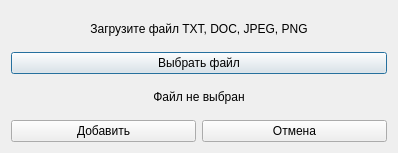
<?xml version="1.0" encoding="UTF-8"?>
<ui version="4.0">
 <class>Dialog</class>
 <widget class="QDialog" name="Dialog">
  <property name="geometry">
   <rect>
    <x>0</x>
    <y>0</y>
    <width>398</width>
    <height>153</height>
   </rect>
  </property>
  <property name="windowTitle">
   <string>Добавить конспект</string>
  </property>
  <layout class="QVBoxLayout" name="verticalLayout">
   <item>
    <widget class="QLabel" name="label">
     <property name="layoutDirection">
      <enum>Qt::RightToLeft</enum>
     </property>
     <property name="text">
      <string>Загрузите файл TXT, DOC, JPEG, PNG</string>
     </property>
     <property name="alignment">
      <set>Qt::AlignCenter</set>
     </property>
     <property name="wordWrap">
      <bool>false</bool>
     </property>
     <property name="margin">
      <number>10</number>
     </property>
    </widget>
   </item>
   <item>
    <widget class="QPushButton" name="pushButton">
     <property name="toolTip">
      <string>Выберите файл для импорта</string>
     </property>
     <property name="text">
      <string>Выбрать файл</string>
     </property>
    </widget>
   </item>
   <item>
    <widget class="QLabel" name="label_2">
     <property name="text">
      <string>Файл не выбран</string>
     </property>
     <property name="alignment">
      <set>Qt::AlignCenter</set>
     </property>
    </widget>
   </item>
   <item>
    <layout class="QHBoxLayout" name="horizontalLayout">
     <item>
      <widget class="QPushButton" name="pushButton_Add">
       <property name="toolTip">
        <string>Импортировать выбранный файл</string>
       </property>
       <property name="text">
        <string>Добавить</string>
       </property>
      </widget>
     </item>
     <item>
      <widget class="QPushButton" name="pushButton_Cancel">
       <property name="text">
        <string>Отмена</string>
       </property>
      </widget>
     </item>
    </layout>
   </item>
  </layout>
 </widget>
 <resources/>
 <connections/>
</ui>
